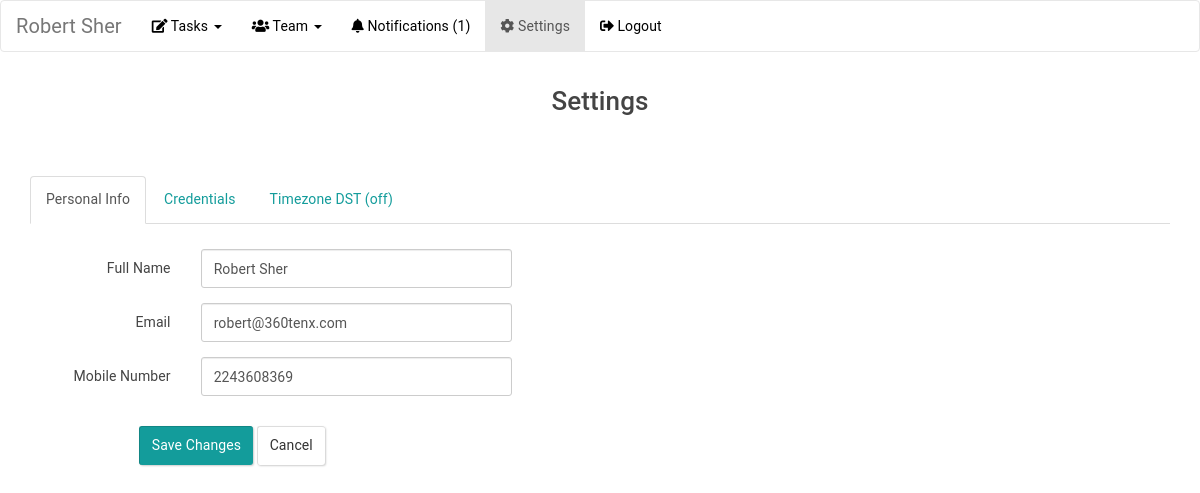
The app's page /manager/settings.php (signed in) with its own data.
### tables this page shows
CREATE TABLE `tbl_timezone` (
  `id` int(11) NOT NULL,
  `user_id` int(11) NOT NULL,
  `user_type` varchar(10) NOT NULL COMMENT '''manager'',''developer''',
  `timezone` varchar(20) NOT NULL,
  `gmt_sign` varchar(3) NOT NULL,
  `gmt_value` varchar(3) NOT NULL,
  `dst_status` varchar(3) NOT NULL DEFAULT 'off' COMMENT '''on'',''off''',
  `dst_value` varchar(3) NOT NULL,
  `time` timestamp NOT NULL DEFAULT current_timestamp()
);

CREATE TABLE `manager` (
  `id` int(11) NOT NULL,
  `name` varchar(50) NOT NULL,
  `email` varchar(50) NOT NULL,
  `phone` varchar(15) NOT NULL,
  `password` varchar(100) NOT NULL,
  `retype_password` varchar(50) NOT NULL,
  `created_time` timestamp NOT NULL DEFAULT current_timestamp(),
  `updated_time` timestamp NOT NULL DEFAULT current_timestamp() ON UPDATE current_timestamp()
);

### manager/settings.php (the view, shortened to what this page needs)
<?php
require_once 'inc/header.php';
$loggedInPersonId =	$_SESSION['manager']['id'];
$res = check_table("manager","id = '$loggedInPersonId'");
$loggedInPersonDetail = mysqli_fetch_assoc($res);
$res = check_table("tbl_timezone","user_id = '$loggedInPersonId' AND user_type = 'manager'");
$timezoneDetail = mysqli_fetch_assoc($res);
if(empty($loggedInPersonDetail))
{
	$loggedInPersonName		=	'';
	$loggedInPersonEmail	=	'';
	$loggedInPersonNumber	=	'';
}
else
{
	$loggedInPersonName		=	$loggedInPersonDetail['name'];
	$loggedInPersonEmail	=	$loggedInPersonDetail['email'];
	$loggedInPersonNumber	=	$loggedInPersonDetail['phone'];
}
?>
<section class="main-container">
    <div class="container-fluid">
        <div class="row">
            <div class="col-md-12">
				<br>
				<p class="text-center mb-lg">
					<strong style="font-size: 26px;">Settings</strong>
				</p>
				<br>
				<div class="widget-container margin-top-10">
					<div class="widget-content">
						<div class="row profile">
							<div class="col-md-12">
								<div class="tabbable tabbable-custom tabbable-full-width">
									<ul class="nav nav-tabs">
										<?php
											$tab_1_1 = '';
											$tab_1_2 = '';
											$tab_1_3 = '';
											if(isset($_SESSION['pagetab']) && ($_SESSION['pagetab'] == 'personalinfo'))
											{
												$tab_1_1 = 'active';
											}
											else if(isset($_SESSION['pagetab']) && ($_SESSION['pagetab'] == 'credentialinfo'))
											{
												$tab_1_2 = 'active';
											}
											else if(isset($_SESSION['pagetab']) && ($_SESSION['pagetab'] == 'timezonedst'))
											{
												$tab_1_3 = 'active';
											}
											else
											{
												$tab_1_1 = 'active';
											}
										?>
										<li class="<?php echo $tab_1_1 ?>"><a href="#tab_1_1" data-toggle="tab">Personal Info</a></li>
										<li class="<?php echo $tab_1_2 ?>"><a href="#tab_1_2" data-toggle="tab">Credentials</a></li>
										<li class="<?php echo $tab_1_3 ?>"><a href="#tab_1_3" data-toggle="tab">Timezone DST (<?php echo $timezoneDetail['dst_status'] ?>)</a></li>
									</ul>
									<div class="tab-content"><br/>
										<div class="tab-pane <?php echo $tab_1_1 ?>" id="tab_1_1">
											<div class="row">
												<div class="col-md-7">
													<form role="form" id="update_info" method="post" class="form-horizontal">
														<div class="form-group">
															<label class="col-md-3 control-label">Full Name</label>
															<div class="col-md-6">
																<input type="text" placeholder="Full Name" class="form-control" name="name" value="<?php echo $loggedInPersonName ?>" required/>
															</div>
														</div>
														<div class="form-group">
															<label class="col-md-3 control-label">Email</label>
															<div class="col-md-6">
																<input type="text" placeholder="Email" class="form-control" name="email"  value="<?php echo $loggedInPersonEmail ?>" required/>
															</div>
														</div>
														<div class="form-group">
															<label class="col-md-3 control-label">Mobile Number</label>
															<div class="col-md-6">
																<input type="text" placeholder="Mobile Number" class="form-control" name="phone"  value="<?php echo $loggedInPersonNumber ?>" required/>
															</div>
														</div>
														<div class="margiv-top-10">
															<button type="submit" class="col-md-offset-2 btn btn-primary">Save Changes</button>
															<button type="reset" class="btn btn-default">Cancel</button>
														</div>
													</form>
												</div>
											</div>
										</div>
									</div>
								</div>
							</div>
						</div>
					</div>
				</div>
            </div>
        </div>
    </div>
</section>
<?php require_once 'inc/footer.php'; ?>

### manager/css/layout.css (style rules this page uses)
.leftbar-view .main-container { -webkit-transition: all 350ms cubic-bezier(0.19, 1, 0.22, 1); transition: all 350ms cubic-bezier(0.19, 1, 0.22, 1); }

### manager/css/common.css (style rules this page uses)
body { position: relative; background-color: #e4e9f0; color: #444444; padding-top: 60px; font-family: 'Roboto', sans-serif; font-weight: 400; -webkit-font-smoothing: antialiased; -moz-osx-font-smoothing: grayscale; }
.main-container { padding: 0px 15px 0px 15px; }
body { background: hsla(0, 0%, 0%, 0)!important; }
.portlet.blue > .portlet-title > .caption, .portlet-title.blue > .caption, .portlet.green > .portlet-title > .caption, .portlet-title.green > .caption, .portlet.yellow > .portlet-title > .caption, .portlet-title.yellow > .caption, .portlet.red > .portlet-title > .caption, .portlet-title.red > .caption, .portlet.purple > .portlet-title > .caption, .portlet-title.purple > .caption, .portlet.grey > .portlet-title > .caption, .portlet-title.dark-grey > .caption, { color: #fff; }

### manager/css/style.css (style rules this page uses)
body { background-color: rgb(231,238,247); background-image: url('//ssl.gstatic.com/docs/forms/themes/images/v1/0AX42CRMsmRFbUy03NTAzM2Q4My03ODU1LTQ2NzItODI2YS1kZmU5YzdiMzZjOGQ/blue-stripe-bg.png'); background-repeat: repeat; background-position: left top; }
.margin-top-10 { margin-top: 10px; }

### records on screen
tbl_timezone: dst_status "off"
manager: name "Robert Sher", email "robert@360tenx.com", phone "2243608369"

### other values on screen
$_SESSION["manager"]["name"] "Robert Sher"
$count "1"
